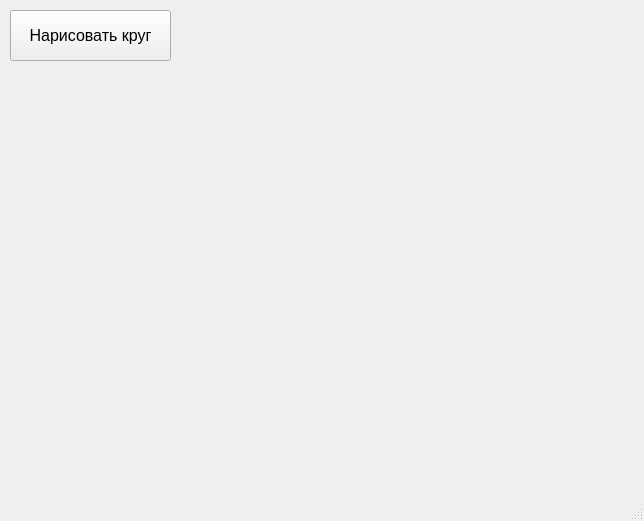
<?xml version="1.0" encoding="UTF-8"?>
<ui version="4.0">
 <class>MainWindow</class>
 <widget class="QMainWindow" name="MainWindow">
  <property name="geometry">
   <rect>
    <x>0</x>
    <y>0</y>
    <width>644</width>
    <height>521</height>
   </rect>
  </property>
  <property name="windowTitle">
   <string>MainWindow</string>
  </property>
  <widget class="QWidget" name="centralwidget">
   <widget class="QPushButton" name="pushButton">
    <property name="geometry">
     <rect>
      <x>10</x>
      <y>10</y>
      <width>161</width>
      <height>51</height>
     </rect>
    </property>
    <property name="font">
     <font>
      <pointsize>12</pointsize>
     </font>
    </property>
    <property name="text">
     <string>Нарисовать круг</string>
    </property>
   </widget>
  </widget>
  <widget class="QMenuBar" name="menubar">
   <property name="geometry">
    <rect>
     <x>0</x>
     <y>0</y>
     <width>644</width>
     <height>21</height>
    </rect>
   </property>
  </widget>
  <widget class="QStatusBar" name="statusbar"/>
 </widget>
 <resources/>
 <connections/>
</ui>
